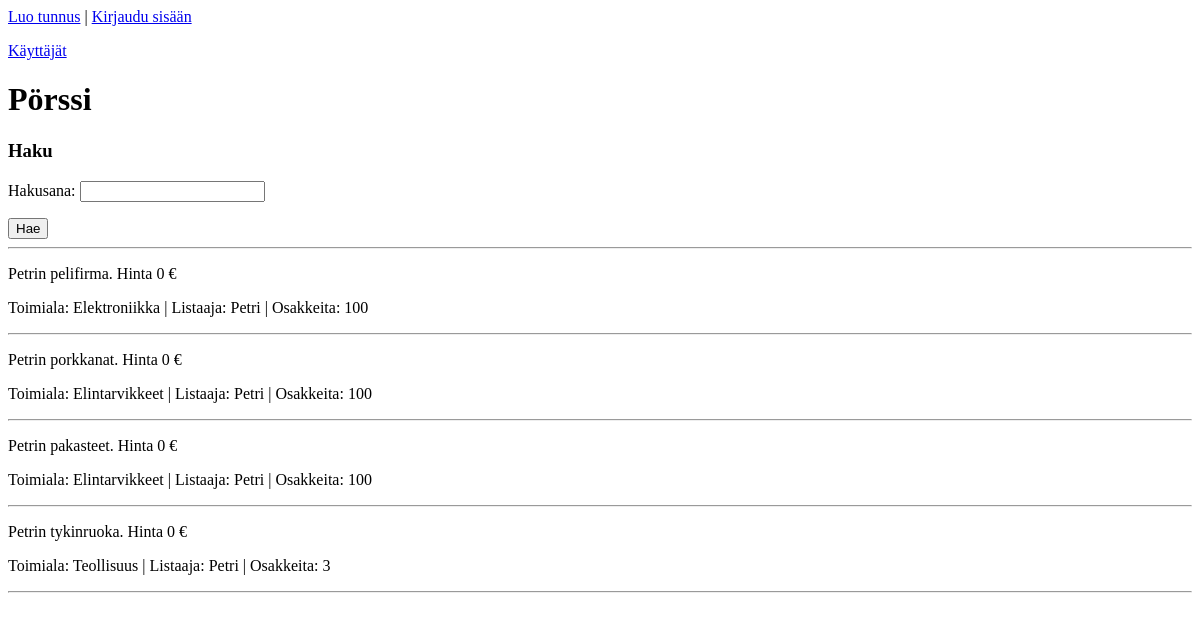
Before: / with the older database file.
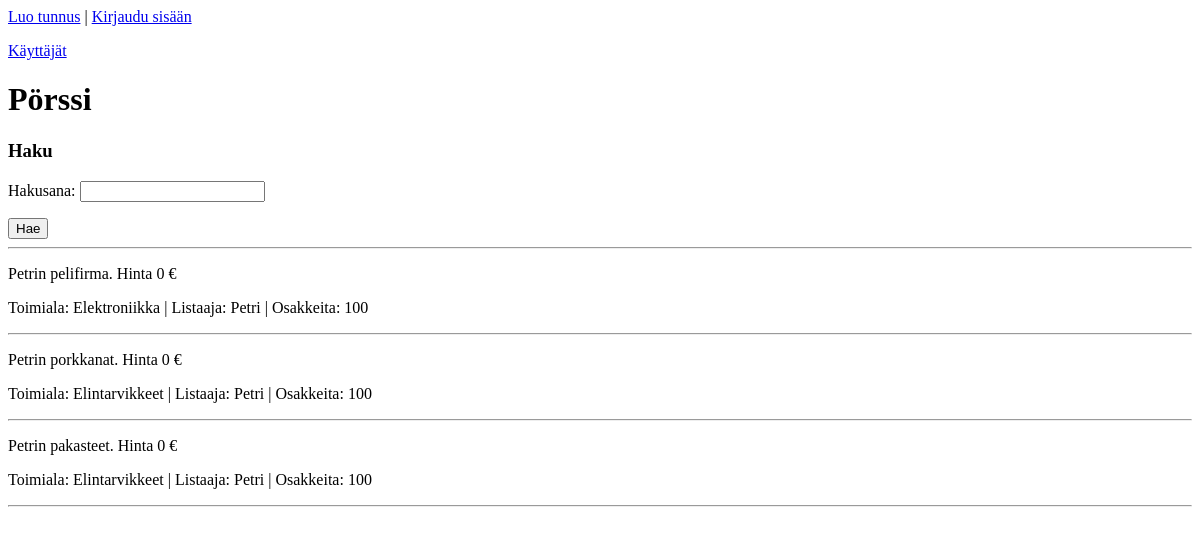
After: the same page with the newer database file.
### tables this page shows
CREATE TABLE companies (id INTEGER PRIMARY KEY, name TEXT UNIQUE, stock_amount INTEGER, last_price INTEGER, owner TEXT, industry TEXT);

### app.py (the view)
@app.route("/")
def index():
    companies = exchange.get_companies()
    return render_template("index.html", companies = companies)

### db.py (called while the page is built)
def get_connection():
    con = sqlite3.connect("database.db")
    con.execute("PRAGMA foreign_keys = ON")
    con.row_factory = sqlite3.Row
    return con

def query(sql, params=[]):
    con = get_connection()
    result = con.execute(sql, params).fetchall()
    con.close()
    return result

### exchange.py (called while the page is built)
def get_companies():
    sql = """SELECT id, name, stock_amount, last_price, owner, industry
            FROM companies """
    return db.query(sql)

### templates/index.html (shortened to what this page needs)
<!DOCTYPE html>
<html>
<head>
</head>
<body>
  {% if session.username %}
  <p>
    Olet kirjautunut nimellä {{ session.username }}
  </p>
  <p>
    <a href="/logout">Kirjaudu ulos</a>
  </p>
  {% else %}
    <a href="/register">Luo tunnus</a> |
    <a href="/login">Kirjaudu sisään</a>
  {% endif %}
  <p><a href="/users">Käyttäjät</a></p>
  <h1>Pörssi</h1>
  <h3>Haku</h3>
  <form action="/search" method="get">
      <p>
      Hakusana:
      {% if query %}
      <input type="text" name="query" value="{{ query }}" />
      {% else %}
      <input type="text" name="query" />
      {% endif %}
      </p>
      <input type="submit" value="Hae" />
  </form>
  <hr />
  {% for company in companies %}
  <p>
     {{ company.name }}. Hinta  {{ company.last_price }} €
  </p>
  <p>
    Toimiala: {{ company.industry }} | Listaaja: {{ company.owner }} | Osakkeita: {{ company.stock_amount }}
  </p>
  <hr />
  {% endfor %}
</body>
</html>

Changed rows visible on the page:
removed companies: name "Petrin tykinruoka", last_price "0", industry "Teollisuus", owner "Petri", stock_amount "3"
